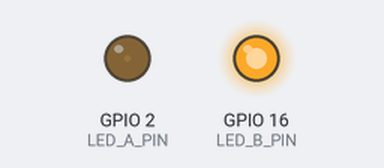
A sketch run on a simulated ESP32. Shown: output pins drawn as LEDs (lit = HIGH).

Above: at 0.05 s.
At 0.95 s:
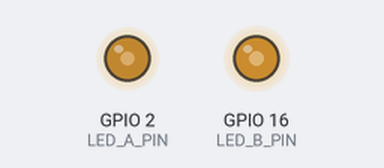
At 1.85 s:
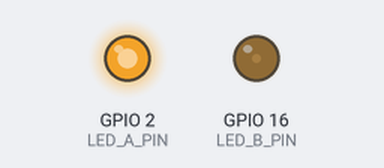
At 3.65 s:
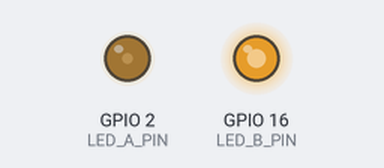
Timing chart, 0 to 5.3 s (numbered marks = the images above):
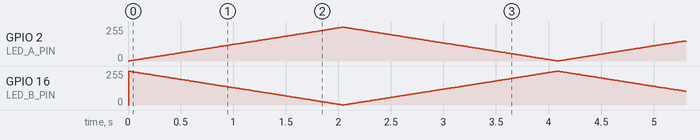

The sketch:

ex06.ino
```cpp
// 作业4-ex06：警车双闪灯效（双通道PWM）
// 默认接线：LED_A -> GPIO2，LED_B -> GPIO16

const int LED_A_PIN = 2;
const int LED_B_PIN = 16;

const int LED_A_CHANNEL = 0;
const int LED_B_CHANNEL = 1;
const int PWM_FREQ = 5000;
const int PWM_RESOLUTION = 8;

int brightness = 0;
int direction = 1;
unsigned long previousMillis = 0;
const unsigned long intervalMs = 8;

void setupPwmPin(int pin, int channel) {
#if defined(ESP_ARDUINO_VERSION_MAJOR) && ESP_ARDUINO_VERSION_MAJOR >= 3
  ledcAttach(pin, PWM_FREQ, PWM_RESOLUTION);
#else
  ledcSetup(channel, PWM_FREQ, PWM_RESOLUTION);
  ledcAttachPin(pin, channel);
#endif
}

void writePwmPin(int pin, int channel, int value) {
#if defined(ESP_ARDUINO_VERSION_MAJOR) && ESP_ARDUINO_VERSION_MAJOR >= 3
  ledcWrite(pin, value);
#else
  ledcWrite(channel, value);
#endif
}

void setup() {
  setupPwmPin(LED_A_PIN, LED_A_CHANNEL);
  setupPwmPin(LED_B_PIN, LED_B_CHANNEL);
}

void loop() {
  unsigned long currentMillis = millis();
  if (currentMillis - previousMillis < intervalMs) {
    return;
  }
  previousMillis = currentMillis;

  brightness += direction;
  if (brightness >= 255) {
    brightness = 255;
    direction = -1;
  } else if (brightness <= 0) {
    brightness = 0;
    direction = 1;
  }

  writePwmPin(LED_A_PIN, LED_A_CHANNEL, brightness);
  writePwmPin(LED_B_PIN, LED_B_CHANNEL, 255 - brightness);
}
```
